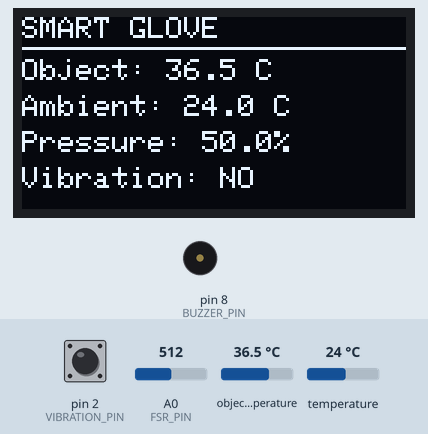
A sketch run on a simulated Arduino Uno, built with avr-gcc and run on an emulated ATmega328P. On the bench: 128×64 one-colour display, buzzer (waves = sounding, pin HIGH). The inputs (shaded band) are chosen by the test bench; at power-on: pin 2 (VIBRATION_PIN) HIGH, object temperature 36.5 °C, A0 (FSR_PIN) = 512, temperature 24 °C. What the sketch prints to the serial monitor is not drawn.

Above: at 2.7 s.
2.8 s: pin 2 (VIBRATION_PIN) pulled LOW for 0.6 s
At 3.32 s:
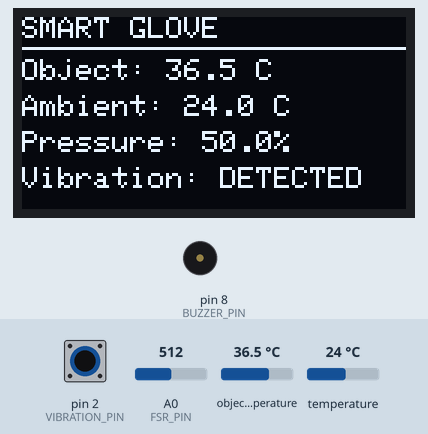
5.0 s: object temperature set to 39.7 °C
At 6.7 s:
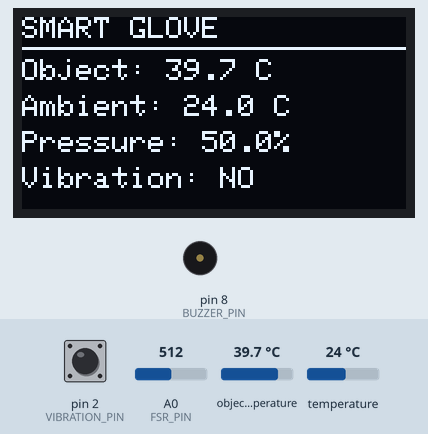
7.0 s: object temperature set to 40.4 °C
At 8.6 s:
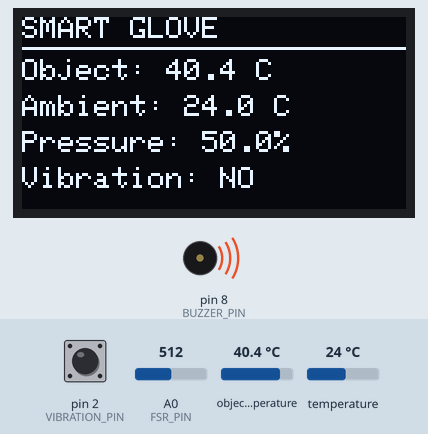
8.9 s: pin 2 (VIBRATION_PIN) pulled LOW for 1 s
At 9.8 s:
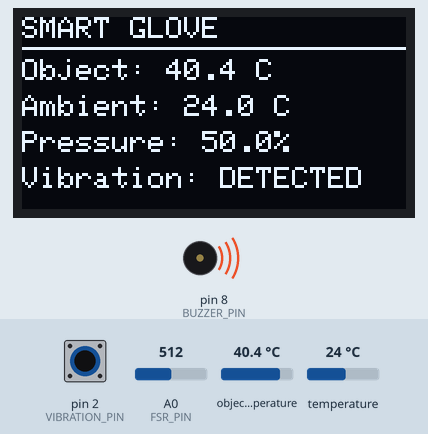
11.8 s: A0 (FSR_PIN) set to 716
At 12.9 s:
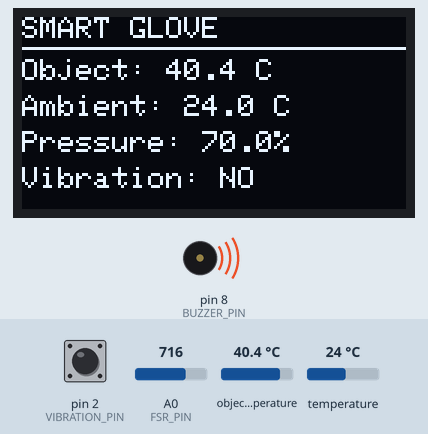
13.3 s: temperature set to 12 °C
At 15.1 s:
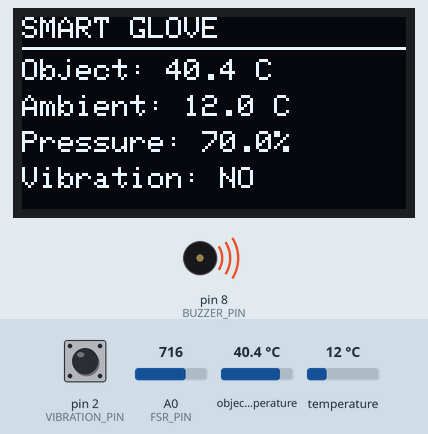
Timing chart, 0 to 16.3 s (numbered marks = the images above; inputs shaded):
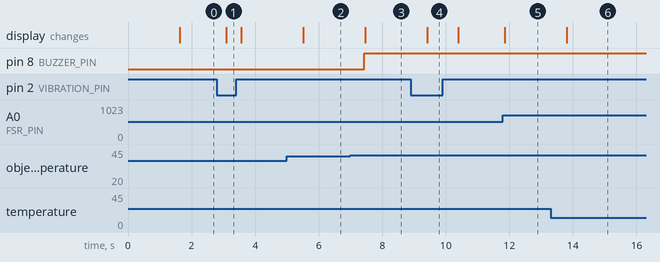

Measured:
- the behaviour switches between 39.9 and 40 °C on object temperature (found by bisection; images 2 and 3)
- after the input at 2.8 s, the display: changes after 0.29 s (image 1)
- after the input at 5.0 s, the display: changes after 0.52 s (image 2)
- after the input at 7.0 s, pin 8 (BUZZER_PIN): LOW → HIGH after 0.43 s; the display: changes after 0.47 s (image 3)
- after the input at 8.9 s, the display: changes after 0.52 s (image 4)
- after the input at 11.8 s, the display: changes after 0.05 s (image 5)
- after the input at 13.3 s, the display: changes after 0.51 s (image 6)

The sketch:

smart_glove.ino
```cpp
#include <Wire.h>
#include <Adafruit_MLX90614.h>
#include <Adafruit_GFX.h>
#include <Adafruit_SSD1306.h>

// ---------------- OLED SETTINGS ----------------
#define SCREEN_WIDTH 128
#define SCREEN_HEIGHT 64
#define OLED_RESET    -1
#define OLED_ADDRESS  0x3C

Adafruit_SSD1306 display(
  SCREEN_WIDTH,
  SCREEN_HEIGHT,
  &Wire,
  OLED_RESET
);

// ---------------- SENSOR OBJECTS ----------------
Adafruit_MLX90614 mlx = Adafruit_MLX90614();

// ---------------- PIN CONFIGURATION ----------------
const byte VIBRATION_PIN = 2;
const byte FSR_PIN       = A0;
const byte BUZZER_PIN    = 8;

// HW-072 output observed LOW during vibration.
// Change to HIGH if your module behaves oppositely.
const byte VIBRATION_ACTIVE_LEVEL = LOW;

// Temperature warning threshold in Celsius.
// Adjust this threshold to suit your project demonstration.
const float TEMP_LIMIT_C = 40.0;

// ---------------- SENSOR STATUS ----------------
bool mlxAvailable = false;
bool oledAvailable = false;

// ---------------- VARIABLES ----------------
float objectTempC = 0.0;
float ambientTempC = 0.0;
int fsrRaw = 0;
float pressurePercent = 0.0;
bool vibrationDetected = false;

// ---------------- OLED DISPLAY ----------------
void showStartupMessage() {
  if (!oledAvailable) return;

  display.clearDisplay();
  display.setTextColor(SSD1306_WHITE);
  display.setTextSize(1);
  display.setCursor(0, 0);
  display.println(F("MULTIFUNCTIONAL"));
  display.println(F("SMART GLOVE"));
  display.println();
  display.println(F("Initializing..."));
  display.display();
}

void showSensorError() {
  if (!oledAvailable) return;

  display.clearDisplay();
  display.setTextSize(1);
  display.setTextColor(SSD1306_WHITE);
  display.setCursor(0, 0);
  display.println(F("SMART GLOVE"));
  display.println(F("----------------"));
  display.println(F("MLX90614 ERROR"));
  display.println(F("Check I2C wiring"));
  display.println(F("OLED is working"));
  display.display();
}

void updateOLED() {
  if (!oledAvailable) return;

  display.clearDisplay();
  display.setTextColor(SSD1306_WHITE);
  display.setTextSize(1);

  display.setCursor(0, 0);
  display.println(F("SMART GLOVE"));
  display.drawLine(0, 10, 127, 10, SSD1306_WHITE);

  display.setCursor(0, 14);
  display.print(F("Object: "));
  if (mlxAvailable) {
    display.print(objectTempC, 1);
    display.println(F(" C"));
  } else {
    display.println(F("Sensor Error"));
  }

  display.setCursor(0, 26);
  display.print(F("Ambient: "));
  if (mlxAvailable) {
    display.print(ambientTempC, 1);
    display.println(F(" C"));
  } else {
    display.println(F("--"));
  }

  display.setCursor(0, 38);
  display.print(F("Pressure: "));
  display.print(pressurePercent, 1);
  display.println(F("%"));

  display.setCursor(0, 50);
  display.print(F("Vibration: "));
  display.println(
    vibrationDetected ? F("DETECTED") : F("NO")
  );

  display.display();
}

// ---------------- SERIAL MONITOR ----------------
void printSerialData() {
  Serial.println(F("------ SMART GLOVE ------"));

  if (mlxAvailable) {
    Serial.print(F("Object Temperature: "));
    Serial.print(objectTempC, 2);
    Serial.println(F(" C"));

    Serial.print(F("Ambient Temperature: "));
    Serial.print(ambientTempC, 2);
    Serial.println(F(" C"));
  } else {
    Serial.println(F("MLX90614: NOT AVAILABLE"));
  }

  Serial.print(F("FSR Raw Value: "));
  Serial.println(fsrRaw);

  Serial.print(F("Pressure Score: "));
  Serial.print(pressurePercent, 1);
  Serial.println(F("%"));

  Serial.print(F("Vibration: "));
  Serial.println(
    vibrationDetected ? F("DETECTED") : F("NOT DETECTED")
  );

  Serial.print(F("Temperature Alert: "));
  Serial.println(
    (mlxAvailable && objectTempC >= TEMP_LIMIT_C)
      ? F("WARNING")
      : F("NORMAL")
  );

  Serial.println(F("-------------------------"));
  Serial.println();
}

// ---------------- SETUP ----------------
void setup() {
  Serial.begin(9600);

  pinMode(VIBRATION_PIN, INPUT_PULLUP);
  pinMode(FSR_PIN, INPUT);
  pinMode(BUZZER_PIN, OUTPUT);

  digitalWrite(BUZZER_PIN, LOW);

  Wire.begin();

  // Initialize OLED
  oledAvailable = display.begin(
    SSD1306_SWITCHCAPVCC,
    OLED_ADDRESS
  );

  if (oledAvailable) {
    showStartupMessage();
  } else {
    Serial.println(F("OLED initialization failed."));
    Serial.println(F("Check OLED address and wiring."));
  }

  // Initialize MLX90614
  mlxAvailable = mlx.begin();

  if (mlxAvailable) {
    Serial.println(F("MLX90614 initialized."));
  } else {
    Serial.println(F("MLX90614 initialization failed."));
    showSensorError();
  }

  Serial.println();
  Serial.println(F("MULTIFUNCTIONAL SMART GLOVE"));
  Serial.println(F("System initialization complete."));
  Serial.println();
  delay(1500);
}

// ---------------- MAIN LOOP ----------------
void loop() {
  // Read temperature sensor
  if (mlxAvailable) {
    objectTempC = mlx.readObjectTempC();
    ambientTempC = mlx.readAmbientTempC();

    // Reject obviously invalid readings
    if (isnan(objectTempC) || isnan(ambientTempC)) {
      mlxAvailable = false;
    }
  }

  // Read FSR402
  fsrRaw = analogRead(FSR_PIN);

  // Convert ADC reading (0-1023) to a 0-100 score.
  // This is a percentage-style score, NOT calibrated force.
  pressurePercent = (fsrRaw / 1023.0) * 100.0;

  // Read vibration sensor
  vibrationDetected =
    (digitalRead(VIBRATION_PIN) == VIBRATION_ACTIVE_LEVEL);

  // Temperature warning controls the buzzer
  bool temperatureWarning =
    mlxAvailable && (objectTempC >= TEMP_LIMIT_C);

  digitalWrite(
    BUZZER_PIN,
    temperatureWarning ? HIGH : LOW
  );

  // Update OLED and Serial Monitor
  updateOLED();
  printSerialData();

  delay(300);
}
```
